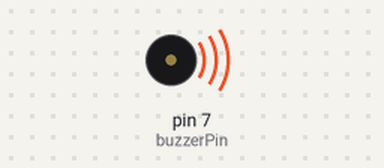
The sketch below on a simulated Arduino Uno, built with avr-gcc and run on an emulated ATmega328P. On the bench: buzzer (waves = sounding).

Above: at 2.6 s.
At 31.4 s:
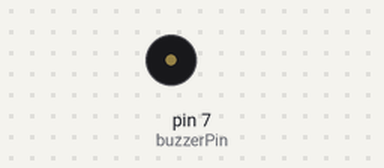
Timing chart, 0 to 33.2 s (numbered marks = the images above):
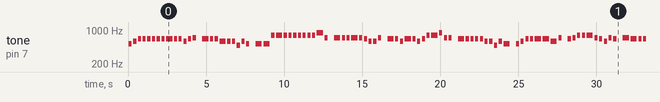

Measured:
- by itself, tone on pin 7 (buzzerPin): plays 521 Hz for 0.20 s, 585 Hz for 0.20 s, 657 Hz for 0.20 s, 657 Hz for 0.20 s, 657 Hz for 0.20 s, 657 Hz for 0.20 s … (338 notes in this stretch)

The sketch:

IndianNationalAnthem.ino
```cpp
int buzzerPin = 7;

int length = 149; // the number of notes
char notes[] = "cdeeeeeeeeedef eeedddbdc ccgggggggggaf fffffeddf eedeedeggaff eeeeeddbdc cdeeeedf efgggfedfe feeeddbdc ccggggeggggga fffffedfe egc bab aga ccddeedef "; // a space represents a rest
//char notes[] = "ccddeeeeeeedef eeedddb-dc cggggggggf#ag fffeeedfe eeeeedgggff eeedddb-dc cdeeeedef efgggfedfe eedddb-dc ggggggggggf#ag fffeeedfe egc+ bab aga ccddeedef "; // a space represents a rest
int beats[] = { 1, 1, 1, 1, 1, 1, 1, 1, 2, 1, 1, 1, 1, 1, 1,
                2, 1, 1, 2, 1, 1, 1, 1, 1, 1,
                2, 2, 1, 2, 1, 1, 1, 1, 1, 1, 1, 2, 1, 1,
                2, 1, 1, 2, 1, 1, 1, 1, 1, 1,
                2, 1, 1, 2, 1, 1, 1, 1, 2, 1, 1, 1, 1,
                2, 1, 1, 1, 1, 1, 1, 1, 1, 2, 1,
                1, 1, 1, 1, 2, 2, 2, 1, 1,
                1, 1, 1, 1, 2, 1, 1, 1, 1, 1, 1,
                2, 2, 1, 1, 1, 1, 1, 1, 1, 1,
                1, 1, 1, 1, 2, 1, 1, 2, 1, 1, 1, 1, 1, 1,
                2, 1, 1, 2, 1, 1, 1, 1, 1, 1,
                1, 1, 4, 1, 1, 1, 4, 1, 1, 1, 4, 1,
                1, 1, 1, 1, 1, 1, 1, 1, 4, 1 };

int tempo = 200; //set tempo

void playTone(int tone, int duration) {  //created a square wave for given time duration
  for (long i = 0; i < duration * 1000L; i += tone * 2) {
    digitalWrite(buzzerPin, HIGH);
    delayMicroseconds(tone);
    digitalWrite(buzzerPin, LOW);
    delayMicroseconds(tone);
  }
}

void playNote(char note, int duration) { //Assigning high time for the notes
  char names[] = { 'c', 'd', 'e', 'f', 'g', 'a', 'b', 'C' };
  int tones[] = { 956, 851, 758, 716, 638, 568, 1014, 478 };

  // play the tone corresponding to the note name
  for (int i = 0; i < 8; i++) {
    if (names[i] == note) {
      playTone(tones[i], duration);
    }
  }
}

void setup() {
  pinMode(buzzerPin, OUTPUT); // pin 7 as an OutPut Pin
}

void loop() {  //Main function
  for (int i = 0; i < length; i++) {  //For the length of the tune array
    if (notes[i] == ' ') {  //take space as rest
      delay(beats[i] * tempo); // rest
    } else {
      playNote(notes[i], beats[i] * tempo); //play the corresponding note for the corresponding beat
    }

    // pause between notes
    delay(tempo / 2);
  }
}
```
